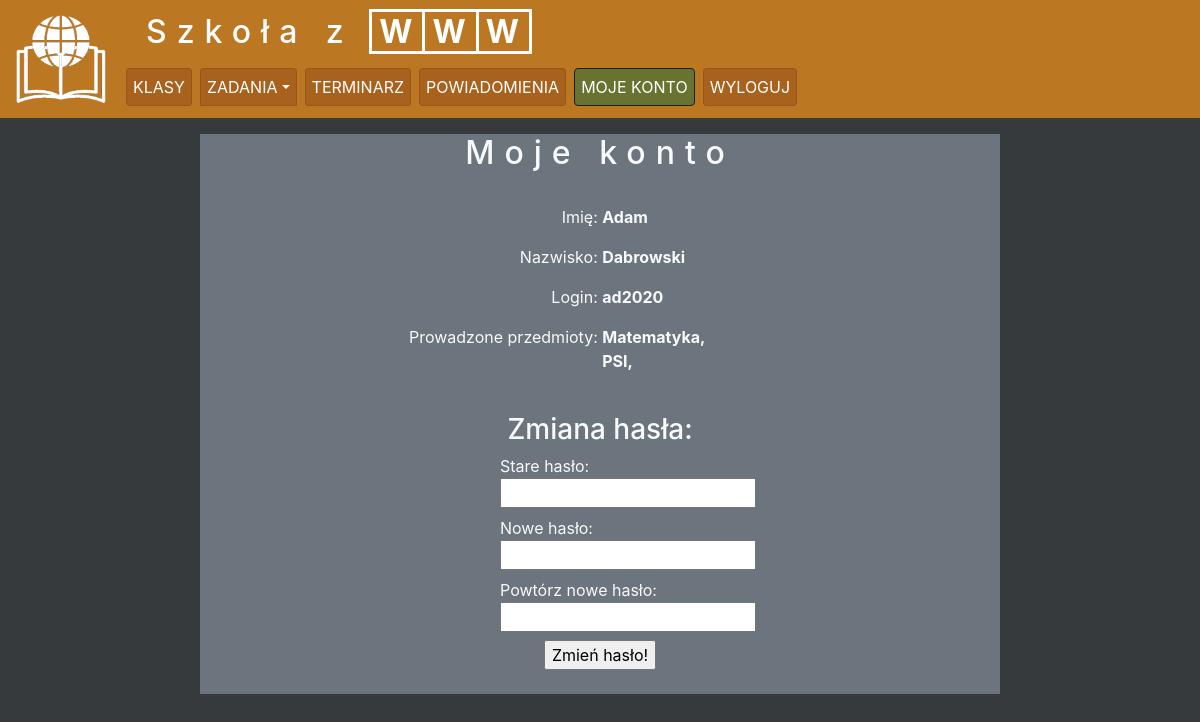
Page /mojeKonto.php (signed in) on the committed database.
### tables this page shows
CREATE TABLE `nauczyciele` (
  `id` int(11) NOT NULL,
  `imie` text NOT NULL,
  `nazwisko` text NOT NULL,
  `login` text NOT NULL,
  `haslo` text NOT NULL
);

CREATE TABLE `przedmioty` (
  `id` int(11) NOT NULL,
  `nazwa` text NOT NULL
);

### mojeKonto.php (the view, shortened to what this page needs)
<!DOCTYPE html>
<html lang="pl">
<head>
	<link rel="stylesheet" href="css/bootstrap.min.css">
	<link rel="stylesheet" href="main.css">
</head>
<body>
	<?php $active = "mojeKonto"; require "header.php";	?>
	<main>
		<div class="container-fluid">
			<div class="row">
				<div class="col-sm-8 my-3 mx-auto bg-secondary text-center text-light">
					<h2>Moje konto</h2>
					<br>
					<div class="d-inline-block text-right align-top w-25">
						<p>Imię: </p>
						<p>Nazwisko: </p>
						<p>Login: </p>
<?php
	if($_SESSION['zalogowany'][0] == 'u')
		echo "<p>Klasa: </p>";
	else
		echo "<p>Prowadzone przedmioty: ";
?>
					</div>
					<div class="d-inline-block text-left w-25">
<?php
	require_once "dbconnect.php";
	$conn = new mysqli($host, $user, $pass, $db);
	$dane = explode(",", $_SESSION['zalogowany']);
	if($dane[0] == "n")
		$result = $conn->query("SELECT * FROM nauczyciele WHERE id = '$dane[1]'");
	else
		$result = $conn->query("SELECT * FROM uczniowie WHERE id = '$dane[1]'");
	$row = $result->fetch_assoc();
	echo "<span class='font-weight-bold'><p>".$row['imie']."</p><p>".$row['nazwisko']."</p><p>".$row['login']."</p>";
	if($dane[0] == "n")
	{
		$id = $row['id'];
		$result = $conn->query("SELECT nazwa FROM przedmioty, zajecia WHERE przedmioty.id = zajecia.przedmiot_id AND nauczyciel_id = '$id'");
		while($row = $result->fetch_row() )
		{
			echo $row[0].",<br>";
		}
	}
	else
	{
		$id = $row['klasa_id'];
		$result = $conn->query("SELECT nazwa FROM klasy WHERE id = '$id'");
		$row = $result->fetch_row();
		echo $row[0];
	}
	echo "</p></span>";
?>
					</div>
					<br><br>
					<h3>Zmiana hasła:</h3>
						<form action="mojeKonto.php" method="post">
							<div class="formularz text-left">
							<label>Stare hasło:<br><input type="password" name="stareHaslo"></label><br>
							<label>Nowe hasło:<br><input type="password" name="haslo"></label><br>
							<label>Powtórz nowe hasło:<br><input type="password" name="haslo2"></label>
							</div>
							<br>
							<input type="submit" value="Zmień hasło!"><br><br>
						</form>
				</div>
			</div>
		</div>
	</main>
</body>
</html>

### main.css (style rules this page uses)
body { background-color: #373a3d; }
.formularz { display: inline-block; width: 200px; }
@media (min-width: 576px) { h2 { letter-spacing: 10px; } }

### rows in the picture
nauczyciele: imie "Adam", nazwisko "Dabrowski", login "ad2020"
przedmioty: nazwa "Matematyka"
przedmioty: nazwa "PSI"
